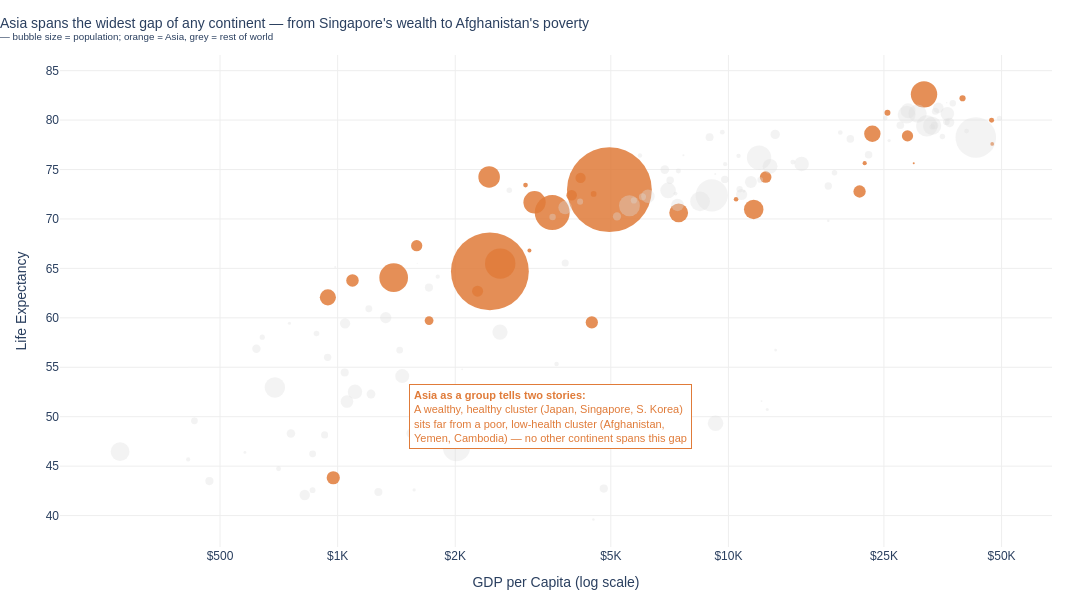

Write notebook code for a chart like this one.
### Markdown cell above
## Task 2 — Bubble chart: tell a story

**What to build:** A bubble chart (full 2007 dataset, all countries) where:
- x = GDP per capita (log scale)
- y = life expectancy
- size = population
- colour = ONE continent highlighted (your choice), all others grey
- At least one annotation explaining the highlighted group's story

> This is the grey-and-highlight technique applied to a bubble chart.

### Code cell
# Task 2
# YOUR CODE HERE

import pandas as pd
import plotly.express as px
import math

df_2007 = px.data.gapminder(year=2007)

highlight_continent = 'Asia'

colour_map = {
    c: ('#E07B39' if c == highlight_continent else '#DDDDDD')
    for c in df_2007['continent'].unique()
}

fig = px.scatter(
    data_frame=df_2007,
    x='gdpPercap',
    y='lifeExp',
    size='pop',
    color='continent',
    color_discrete_map=colour_map,
    hover_name='country',
    log_x=True,
    size_max=60,
    custom_data=['country', 'pop'],
    labels={
        'gdpPercap': 'GDP per Capita (log scale)',
        'lifeExp':   'Life Expectancy',
        'pop':       'Population',
        'continent': ''
    },
    height=600
)

fig.update_traces(
    hovertemplate='<b>%{hovertext}</b><br>'
                  'GDP per capita: $%{x:,.0f}<br>'
                  'Life expectancy: %{y:.1f} yrs<br>'
                  'Population: %{customdata[1]:,.0f}<extra></extra>'
)

fig.update_traces(showlegend=False)

fig.update_traces(
    selector=dict(name=highlight_continent),
    marker=dict(opacity=0.85, line=dict(width=0))
)
fig.update_traces(
    selector=lambda t: t.name != highlight_continent,
    marker=dict(opacity=0.35, line=dict(width=0))
)

fig.add_annotation(
    x=math.log10(3500), y=50,
    text=(
        '<b>Asia as a group tells two stories:</b><br>'
        'A wealthy, healthy cluster (Japan, Singapore, S. Korea)<br>'
        'sits far from a poor, low-health cluster (Afghanistan,<br>'
        'Yemen, Cambodia) — no other continent spans this gap'
    ),
    showarrow=False,
    font=dict(color='#E07B39', size=11, family='Arial'),
    bgcolor='white',
    bordercolor='#E07B39',
    borderwidth=1,
    borderpad=4,
    align='left'
)

for country, ax, ay in [
    ('Singapore',    60, -50),
    ('Afghanistan', -80,  30),
]:
    row = df_2007[df_2007['country'] == country].iloc[0]
    fig.add_annotation(
        x=row['gdpPercap'],
        y=row['lifeExp'],
        text=f'<b>{country}</b>',
        showarrow=True,
        arrowcolor='#E07B39',
        arrowhead=1,
        arrowwidth=1.5,
        ax=ax, ay=ay,
        font=dict(size=13, family='Arial', color='#E07B39'),
        bgcolor='rgba(255,255,255,0.8)'
    )

fig.update_layout(
    title=dict(
        text="Asia spans the widest gap of any continent — "
             "from Singapore's wealth to Afghanistan's poverty<br>"
             "<sup>— bubble size = population; orange = Asia, grey = rest of world</sup>",
        font=dict(size=14, family='Arial'),
        x=0, xanchor='left'
    ),
    plot_bgcolor='white',
    paper_bgcolor='white',
    font=dict(family='Arial', size=12),
    yaxis=dict(gridcolor='#EEEEEE'),
    xaxis=dict(
        gridcolor='#EEEEEE',
        tickmode='array',
        tickvals=[500, 1000, 2000, 5000, 10000, 25000, 50000],
        ticktext=['$500', '$1K', '$2K', '$5K', '$10K', '$25K', '$50K'],
        tickangle=0
    ),
    margin=dict(l=60, r=40, t=55, b=40),
    height=600,
    width=1150,
    showlegend=False
)

fig.show()

### Figure 1 — Plotly figure (JSON) as saved in the notebook; plotly's stock layout.template omitted (floating-point values rounded to 4 significant figures)
{"data": [{"customdata": [["Afghanistan", 31889923], ["Bahrain", 708573], ["Bangladesh", 150448339], ["Cambodia", 14131858], ["China", 1318683096], ["Hong Kong, China", 6980412], ["India", 1110396331], ["Indonesia", 223547000], ["Iran", 69453570], ["Iraq", 27499638], ["Israel", 6426679], ["Japan", 127467972], ["Jordan", 6053193], ["Korea, Dem. Rep.", 23301725], ["Korea, Rep.", 49044790], ["Kuwait", 2505559], ["Lebanon", 3921278], ["Malaysia", 24821286], ["Mongolia", 2874127], ["Myanmar", 47761980], ["Nepal", 28901790], ["Oman", 3204897], ["Pakistan", 169270617], ["Philippines", 91077287], ["Saudi Arabia", 27601038], ["Singapore", 4553009], ["Sri Lanka", 20378239], ["Syria", 19314747], ["Taiwan", 23174294], ["Thailand", 65068149], ["Vietnam", 85262356], ["West Bank and Gaza", 4018332], ["Yemen, Rep.", 22211743]], "hovertemplate": "<b>%{hovertext}</b><br>GDP per capita: $%{x:,.0f}<br>Life expectancy: %{y:.1f} yrs<br>Population: %{customdata[1]:,.0f}<extra></extra>", "hovertext": ["Afghanistan", "Bahrain", "Bangladesh", "Cambodia", "China", "Hong Kong, China", "India", "Indonesia", "Iran", "Iraq", "Israel", "Japan", "Jordan", "Korea, Dem. Rep.", "Korea, Rep.", "Kuwait", "Lebanon", "Malaysia", "Mongolia", "Myanmar", "Nepal", "Oman", "Pakistan", "Philippines", "Saudi Arabia", "Singapore", "Sri Lanka", "Syria", "Taiwan", "Thailand", "Vietnam", "West Bank and Gaza", "Yemen, Rep."], "legendgroup": "Asia", "marker": {"color": "#E07B39", "line": {"width": 0}, "opacity": 0.85, "size": [31889923, 708573, 150448339, 14131858, 1318683096, 6980412, 1110396331, 223547000, 69453570, 27499638, 6426679, 127467972, 6053193, 23301725, 49044790, 2505559, 3921278, 24821286, 2874127, 47761980, 28901790, 3204897, 169270617, 91077287, 27601038, 4553009, 20378239, 19314747, 23174294, 65068149, 85262356, 4018332, 22211743], "sizemode": "area", "sizeref": 366300.0, "symbol": "circle"}, "mode": "markers", "name": "Asia", "orientation": "v", "showlegend": false, "type": "scatter", "x": [974.6, 29800.0, 1391.0, 1714.0, 4959.0, 39720.0, 2452.0, 3541.0, 11610.0, 4471.0, 25520.0, 31660.0, 4519.0, 1593.0, 23350.0, 47310.0, 10460.0, 12450.0, 3096.0, 944.0, 1091.0, 22320.0, 2606.0, 3190.0, 21650.0, 47140.0, 3970.0, 4185.0, 28720.0, 7458.0, 2442.0, 3025.0, 2281.0], "xaxis": "x", "y": [43.83, 75.64, 64.06, 59.72, 72.96, 82.21, 64.7, 70.65, 70.96, 59.55, 80.75, 82.6, 72.53, 67.3, 78.62, 77.59, 71.99, 74.24, 66.8, 62.07, 63.78, 75.64, 65.48, 71.69, 72.78, 79.97, 72.4, 74.14, 78.4, 70.62, 74.25, 73.42, 62.7], "yaxis": "y"}, {"customdata": [["Albania", 3600523], ["Austria", 8199783], ["Belgium", 10392226], ["Bosnia and Herzegovina", 4552198], ["Bulgaria", 7322858], ["Croatia", 4493312], ["Czech Republic", 10228744], ["Denmark", 5468120], ["Finland", 5238460], ["France", 61083916], ["Germany", 82400996], ["Greece", 10706290], ["Hungary", 9956108], ["Iceland", 301931], ["Ireland", 4109086], ["Italy", 58147733], ["Montenegro", 684736], ["Netherlands", 16570613], ["Norway", 4627926], ["Poland", 38518241], ["Portugal", 10642836], ["Romania", 22276056], ["Serbia", 10150265], ["Slovak Republic", 5447502], ["Slovenia", 2009245], ["Spain", 40448191], ["Sweden", 9031088], ["Switzerland", 7554661], ["Turkey", 71158647], ["United Kingdom", 60776238]], "hovertemplate": "<b>%{hovertext}</b><br>GDP per capita: $%{x:,.0f}<br>Life expectancy: %{y:.1f} yrs<br>Population: %{customdata[1]:,.0f}<extra></extra>", "hovertext": ["Albania", "Austria", "Belgium", "Bosnia and Herzegovina", "Bulgaria", "Croatia", "Czech Republic", "Denmark", "Finland", "France", "Germany", "Greece", "Hungary", "Iceland", "Ireland", "Italy", "Montenegro", "Netherlands", "Norway", "Poland", "Portugal", "Romania", "Serbia", "Slovak Republic", "Slovenia", "Spain", "Sweden", "Switzerland", "Turkey", "United Kingdom"], "legendgroup": "Europe", "marker": {"color": "#DDDDDD", "line": {"width": 0}, "opacity": 0.35, "size": [3600523, 8199783, 10392226, 4552198, 7322858, 4493312, 10228744, 5468120, 5238460, 61083916, 82400996, 10706290, 9956108, 301931, 4109086, 58147733, 684736, 16570613, 4627926, 38518241, 10642836, 22276056, 10150265, 5447502, 2009245, 40448191, 9031088, 7554661, 71158647, 60776238], "sizemode": "area", "sizeref": 366300.0, "symbol": "circle"}, "mode": "markers", "name": "Europe", "orientation": "v", "showlegend": false, "type": "scatter", "x": [5937.0, 36130.0, 33690.0, 7446.0, 10680.0, 14620.0, 22830.0, 35280.0, 33210.0, 30470.0, 32170.0, 27540.0, 18010.0, 36180.0, 40680.0, 28570.0, 9254.0, 36800.0, 49360.0, 15390.0, 20510.0, 10810.0, 9787.0, 18680.0, 25770.0, 28820.0, 33860.0, 37510.0, 8458.0, 33200.0], "xaxis": "x", "y": [76.42, 79.83, 79.44, 74.85, 73.0, 75.75, 76.49, 78.33, 79.31, 80.66, 79.41, 79.48, 73.34, 81.76, 78.89, 80.55, 74.54, 79.76, 80.2, 75.56, 78.1, 72.48, 74.0, 74.66, 77.93, 80.94, 80.88, 81.7, 71.78, 79.42], "yaxis": "y"}, {"customdata": [["Algeria", 33333216], ["Angola", 12420476], ["Benin", 8078314], ["Botswana", 1639131], ["Burkina Faso", 14326203], ["Burundi", 8390505], ["Cameroon", 17696293], ["Central African Republic", 4369038], ["Chad", 10238807], ["Comoros", 710960], ["Congo, Dem. Rep.", 64606759], ["Congo, Rep.", 3800610], ["Cote d'Ivoire", 18013409], ["Djibouti", 496374], ["Egypt", 80264543], ["Equatorial Guinea", 551201], ["Eritrea", 4906585], ["Ethiopia", 76511887], ["Gabon", 1454867], ["Gambia", 1688359], ["Ghana", 22873338], ["Guinea", 9947814], ["Guinea-Bissau", 1472041], ["Kenya", 35610177], ["Lesotho", 2012649], ["Liberia", 3193942], ["Libya", 6036914], ["Madagascar", 19167654], ["Malawi", 13327079], ["Mali", 12031795], ["Mauritania", 3270065], ["Mauritius", 1250882], ["Morocco", 33757175], ["Mozambique", 19951656], ["Namibia", 2055080], ["Niger", 12894865], ["Nigeria", 135031164], ["Reunion", 798094], ["Rwanda", 8860588], ["Sao Tome and Principe", 199579], ["Senegal", 12267493], ["Sierra Leone", 6144562], ["Somalia", 9118773], ["South Africa", 43997828], ["Sudan", 42292929], ["Swaziland", 1133066], ["Tanzania", 38139640], ["Togo", 5701579], ["Tunisia", 10276158], ["Uganda", 29170398], ["Zambia", 11746035], ["Zimbabwe", 12311143]], "hovertemplate": "<b>%{hovertext}</b><br>GDP per capita: $%{x:,.0f}<br>Life expectancy: %{y:.1f} yrs<br>Population: %{customdata[1]:,.0f}<extra></extra>", "hovertext": ["Algeria", "Angola", "Benin", "Botswana", "Burkina Faso", "Burundi", "Cameroon", "Central African Republic", "Chad", "Comoros", "Congo, Dem. Rep.", "Congo, Rep.", "Cote d'Ivoire", "Djibouti", "Egypt", "Equatorial Guinea", "Eritrea", "Ethiopia", "Gabon", "Gambia", "Ghana", "Guinea", "Guinea-Bissau", "Kenya", "Lesotho", "Liberia", "Libya", "Madagascar", "Malawi", "Mali", "Mauritania", "Mauritius", "Morocco", "Mozambique", "Namibia", "Niger", "Nigeria", "Reunion", "Rwanda", "Sao Tome and Principe", "Senegal", "Sierra Leone", "Somalia", "South Africa", "Sudan", "Swaziland", "Tanzania", "Togo", "Tunisia", "Uganda", "Zambia", "Zimbabwe"], "legendgroup": "Africa", "marker": {"color": "#DDDDDD", "line": {"width": 0}, "opacity": 0.35, "size": [33333216, 12420476, 8078314, 1639131, 14326203, 8390505, 17696293, 4369038, 10238807, 710960, 64606759, 3800610, 18013409, 496374, 80264543, 551201, 4906585, 76511887, 1454867, 1688359, 22873338, 9947814, 1472041, 35610177, 2012649, 3193942, 6036914, 19167654, 13327079, 12031795, 3270065, 1250882, 33757175, 19951656, 2055080, 12894865, 135031164, 798094, 8860588, 199579, 12267493, 6144562, 9118773, 43997828, 42292929, 1133066, 38139640, 5701579, 10276158, 29170398, 11746035, 12311143], "sizemode": "area", "sizeref": 366300.0, "symbol": "circle"}, "mode": "markers", "name": "Africa", "orientation": "v", "showlegend": false, "type": "scatter", "x": [6223.0, 4797.0, 1441.0, 12570.0, 1217.0, 430.1, 2042.0, 706.0, 1704.0, 986.1, 277.6, 3633.0, 1545.0, 2082.0, 5581.0, 12150.0, 641.4, 690.8, 13210.0, 752.7, 1328.0, 942.7, 579.2, 1463.0, 1569.0, 414.5, 12060.0, 1045.0, 759.3, 1043.0, 1803.0, 10960.0, 3820.0, 823.7, 4811.0, 619.7, 2014.0, 7670.0, 863.1, 1598.0, 1712.0, 862.5, 926.1, 9270.0, 2602.0, 4513.0, 1107.0, 883.0, 7093.0, 1056.0, 1271.0, 469.7], "xaxis": "x", "y": [72.3, 42.73, 56.73, 50.73, 52.3, 49.58, 50.43, 44.74, 50.65, 65.15, 46.46, 55.32, 48.33, 54.79, 71.34, 51.58, 58.04, 52.95, 56.73, 59.45, 60.02, 56.01, 46.39, 54.11, 42.59, 45.68, 73.95, 59.44, 48.3, 54.47, 64.16, 72.8, 71.16, 42.08, 52.91, 56.87, 46.86, 76.44, 46.24, 65.53, 63.06, 42.57, 48.16, 49.34, 58.56, 39.61, 52.52, 58.42, 73.92, 51.54, 42.38, 43.49], "yaxis": "y"}, {"customdata": [["Argentina", 40301927], ["Bolivia", 9119152], ["Brazil", 190010647], ["Canada", 33390141], ["Chile", 16284741], ["Colombia", 44227550], ["Costa Rica", 4133884], ["Cuba", 11416987], ["Dominican Republic", 9319622], ["Ecuador", 13755680], ["El Salvador", 6939688], ["Guatemala", 12572928], ["Haiti", 8502814], ["Honduras", 7483763], ["Jamaica", 2780132], ["Mexico", 108700891], ["Nicaragua", 5675356], ["Panama", 3242173], ["Paraguay", 6667147], ["Peru", 28674757], ["Puerto Rico", 3942491], ["Trinidad and Tobago", 1056608], ["United States", 301139947], ["Uruguay", 3447496], ["Venezuela", 26084662]], "hovertemplate": "<b>%{hovertext}</b><br>GDP per capita: $%{x:,.0f}<br>Life expectancy: %{y:.1f} yrs<br>Population: %{customdata[1]:,.0f}<extra></extra>", "hovertext": ["Argentina", "Bolivia", "Brazil", "Canada", "Chile", "Colombia", "Costa Rica", "Cuba", "Dominican Republic", "Ecuador", "El Salvador", "Guatemala", "Haiti", "Honduras", "Jamaica", "Mexico", "Nicaragua", "Panama", "Paraguay", "Peru", "Puerto Rico", "Trinidad and Tobago", "United States", "Uruguay", "Venezuela"], "legendgroup": "Americas", "marker": {"color": "#DDDDDD", "line": {"width": 0}, "opacity": 0.35, "size": [40301927, 9119152, 190010647, 33390141, 16284741, 44227550, 4133884, 11416987, 9319622, 13755680, 6939688, 12572928, 8502814, 7483763, 2780132, 108700891, 5675356, 3242173, 6667147, 28674757, 3942491, 1056608, 301139947, 3447496, 26084662], "sizemode": "area", "sizeref": 366300.0, "symbol": "circle"}, "mode": "markers", "name": "Americas", "orientation": "v", "showlegend": false, "type": "scatter", "x": [12780.0, 3822.0, 9066.0, 36320.0, 13170.0, 7007.0, 9645.0, 8948.0, 6025.0, 6873.0, 5728.0, 5186.0, 1202.0, 3548.0, 7321.0, 11980.0, 2749.0, 9809.0, 4173.0, 7409.0, 19330.0, 18010.0, 42950.0, 10610.0, 11420.0], "xaxis": "x", "y": [75.32, 65.55, 72.39, 80.65, 78.55, 72.89, 78.78, 78.27, 72.23, 74.99, 71.88, 70.26, 60.92, 70.2, 72.57, 76.19, 72.9, 75.54, 71.75, 71.42, 78.75, 69.82, 78.24, 76.38, 73.75], "yaxis": "y"}, {"customdata": [["Australia", 20434176], ["New Zealand", 4115771]], "hovertemplate": "<b>%{hovertext}</b><br>GDP per capita: $%{x:,.0f}<br>Life expectancy: %{y:.1f} yrs<br>Population: %{customdata[1]:,.0f}<extra></extra>", "hovertext": ["Australia", "New Zealand"], "legendgroup": "Oceania", "marker": {"color": "#DDDDDD", "line": {"width": 0}, "opacity": 0.35, "size": [20434176, 4115771], "sizemode": "area", "sizeref": 366300.0, "symbol": "circle"}, "mode": "markers", "name": "Oceania", "orientation": "v", "showlegend": false, "type": "scatter", "x": [34440.0, 25190.0], "xaxis": "x", "y": [81.23, 80.2], "yaxis": "y"}], "layout": {"annotations": [{"align": "left", "bgcolor": "white", "bordercolor": "#E07B39", "borderpad": 4, "borderwidth": 1, "font": {"color": "#E07B39", "family": "Arial", "size": 11}, "showarrow": false, "text": "<b>Asia as a group tells two stories:</b><br>A wealthy, healthy cluster (Japan, Singapore, S. Korea)<br>sits far from a poor, low-health cluster (Afghanistan,<br>Yemen, Cambodia) — no other continent spans this gap", "x": 3.544, "y": 50}, {"arrowcolor": "#E07B39", "arrowhead": 1, "arrowwidth": 1.5, "ax": 60, "ay": -50, "bgcolor": "rgba(255,255,255,0.8)", "font": {"color": "#E07B39", "family": "Arial", "size": 13}, "showarrow": true, "text": "<b>Singapore</b>", "x": 47140.0, "y": 79.97}, {"arrowcolor": "#E07B39", "arrowhead": 1, "arrowwidth": 1.5, "ax": -80, "ay": 30, "bgcolor": "rgba(255,255,255,0.8)", "font": {"color": "#E07B39", "family": "Arial", "size": 13}, "showarrow": true, "text": "<b>Afghanistan</b>", "x": 974.6, "y": 43.83}], "font": {"family": "Arial", "size": 12}, "height": 600, "legend": {"itemsizing": "constant", "title": {"text": ""}, "tracegroupgap": 0}, "margin": {"b": 40, "l": 60, "r": 40, "t": 55}, "paper_bgcolor": "white", "plot_bgcolor": "white", "showlegend": false, "title": {"font": {"family": "Arial", "size": 14}, "text": "Asia spans the widest gap of any continent — from Singapore's wealth to Afghanistan's poverty<br><sup>— bubble size = population; orange = Asia, grey = rest of world</sup>", "x": 0, "xanchor": "left"}, "width": 1150, "xaxis": {"anchor": "y", "domain": [0, 1], "gridcolor": "#EEEEEE", "tickangle": 0, "tickmode": "array", "ticktext": ["$500", "$1K", "$2K", "$5K", "$10K", "$25K", "$50K"], "tickvals": [500, 1000, 2000, 5000, 10000, 25000, 50000], "title": {"text": "GDP per Capita (log scale)"}, "type": "log"}, "yaxis": {"anchor": "x", "domain": [0, 1], "gridcolor": "#EEEEEE", "title": {"text": "Life Expectancy"}}}}
